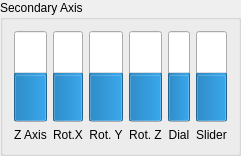
    <widget class="QGroupBox" name="groupBox_secAxis">
     <property name="title">
      <string>Secondary Axis</string>
     </property>
     <layout class="QGridLayout" name="gridLayout_buttons" columnstretch="0,0,0,0,0,0">
      <property name="sizeConstraint">
       <enum>QLayout::SizeConstraint::SetNoConstraint</enum>
      </property>
      <item row="1" column="3">
       <widget class="QLabel" name="label_axis_rz">
        <property name="text">
         <string>Rot. Z</string>
        </property>
        <property name="alignment">
         <set>Qt::AlignmentFlag::AlignCenter</set>
        </property>
       </widget>
      </item>
      <item row="0" column="0">
       <widget class="QProgressBar" name="progressBar_Z">
        <property name="sizePolicy">
         <sizepolicy hsizetype="Preferred" vsizetype="Expanding">
          <horstretch>0</horstretch>
          <verstretch>0</verstretch>
         </sizepolicy>
        </property>
        <property name="maximumSize">
         <size>
          <width>40</width>
          <height>16777215</height>
         </size>
        </property>
        <property name="minimum">
         <number>-32767</number>
        </property>
        <property name="maximum">
         <number>32767</number>
        </property>
        <property name="value">
         <number>0</number>
        </property>
        <property name="alignment">
         <set>Qt::AlignmentFlag::AlignCenter</set>
        </property>
        <property name="orientation">
         <enum>Qt::Orientation::Vertical</enum>
        </property>
       </widget>
      </item>
      <item row="1" column="4">
       <widget class="QLabel" name="label_dial">
        <property name="text">
         <string>Dial</string>
        </property>
        <property name="alignment">
         <set>Qt::AlignmentFlag::AlignCenter</set>
        </property>
       </widget>
      </item>
      <item row="1" column="2">
       <widget class="QLabel" name="label_axis_ry">
        <property name="text">
         <string>Rot. Y</string>
        </property>
        <property name="alignment">
         <set>Qt::AlignmentFlag::AlignCenter</set>
        </property>
       </widget>
      </item>
      <item row="1" column="5">
       <widget class="QLabel" name="label_slider">
        <property name="text">
         <string>Slider</string>
        </property>
        <property name="alignment">
         <set>Qt::AlignmentFlag::AlignCenter</set>
        </property>
       </widget>
      </item>
      <item row="1" column="0">
       <widget class="QLabel" name="label_axis_z">
        <property name="text">
         <string>Z Axis</string>
        </property>
        <property name="alignment">
         <set>Qt::AlignmentFlag::AlignCenter</set>
        </property>
       </widget>
      </item>
      <item row="1" column="1">
       <widget class="QLabel" name="label_axis_rx">
        <property name="text">
         <string>Rot.X</string>
        </property>
        <property name="alignment">
         <set>Qt::AlignmentFlag::AlignCenter</set>
        </property>
       </widget>
      </item>
      <item row="0" column="1">
       <widget class="QProgressBar" name="progressBar_RX">
        <property name="sizePolicy">
         <sizepolicy hsizetype="Preferred" vsizetype="Expanding">
          <horstretch>0</horstretch>
          <verstretch>0</verstretch>
         </sizepolicy>
        </property>
        <property name="maximumSize">
         <size>
          <width>40</width>
          <height>16777215</height>
         </size>
        </property>
        <property name="minimum">
         <number>-32767</number>
        </property>
        <property name="maximum">
         <number>32767</number>
        </property>
        <property name="value">
         <number>0</number>
        </property>
        <property name="alignment">
         <set>Qt::AlignmentFlag::AlignCenter</set>
        </property>
        <property name="orientation">
         <enum>Qt::Orientation::Vertical</enum>
        </property>
       </widget>
      </item>
      <item row="0" column="2">
       <widget class="QProgressBar" name="progressBar_RY">
        <property name="sizePolicy">
         <sizepolicy hsizetype="Preferred" vsizetype="Expanding">
          <horstretch>0</horstretch>
          <verstretch>0</verstretch>
         </sizepolicy>
        </property>
        <property name="maximumSize">
         <size>
          <width>40</width>
          <height>16777215</height>
         </size>
        </property>
        <property name="minimum">
         <number>-32767</number>
        </property>
        <property name="maximum">
         <number>32767</number>
        </property>
        <property name="value">
         <number>0</number>
        </property>
        <property name="alignment">
         <set>Qt::AlignmentFlag::AlignCenter</set>
        </property>
        <property name="orientation">
         <enum>Qt::Orientation::Vertical</enum>
        </property>
       </widget>
      </item>
      <item row="0" column="3">
       <widget class="QProgressBar" name="progressBar_RZ">
        <property name="sizePolicy">
         <sizepolicy hsizetype="Preferred" vsizetype="Expanding">
          <horstretch>0</horstretch>
          <verstretch>0</verstretch>
         </sizepolicy>
        </property>
        <property name="maximumSize">
         <size>
          <width>40</width>
          <height>16777215</height>
         </size>
        </property>
        <property name="minimum">
         <number>-32767</number>
        </property>
        <property name="maximum">
         <number>32767</number>
        </property>
        <property name="value">
         <number>0</number>
        </property>
        <property name="alignment">
         <set>Qt::AlignmentFlag::AlignCenter</set>
        </property>
        <property name="orientation">
         <enum>Qt::Orientation::Vertical</enum>
        </property>
       </widget>
      </item>
      <item row="0" column="4">
       <widget class="QProgressBar" name="progressBar_dial">
        <property name="sizePolicy">
         <sizepolicy hsizetype="Preferred" vsizetype="Expanding">
          <horstretch>0</horstretch>
          <verstretch>0</verstretch>
         </sizepolicy>
        </property>
        <property name="maximumSize">
         <size>
          <width>40</width>
          <height>16777215</height>
         </size>
        </property>
        <property name="minimum">
         <number>-32767</number>
        </property>
        <property name="maximum">
         <number>32767</number>
        </property>
        <property name="value">
         <number>0</number>
        </property>
        <property name="alignment">
         <set>Qt::AlignmentFlag::AlignCenter</set>
        </property>
        <property name="orientation">
         <enum>Qt::Orientation::Vertical</enum>
        </property>
       </widget>
      </item>
      <item row="0" column="5">
       <widget class="QProgressBar" name="progressBar_slider">
        <property name="sizePolicy">
         <sizepolicy hsizetype="Preferred" vsizetype="Expanding">
          <horstretch>0</horstretch>
          <verstretch>0</verstretch>
         </sizepolicy>
        </property>
        <property name="maximumSize">
         <size>
          <width>40</width>
          <height>16777215</height>
         </size>
        </property>
        <property name="minimum">
         <number>-32767</number>
        </property>
        <property name="maximum">
         <number>32767</number>
        </property>
        <property name="value">
         <number>0</number>
        </property>
        <property name="alignment">
         <set>Qt::AlignmentFlag::AlignCenter</set>
        </property>
        <property name="orientation">
         <enum>Qt::Orientation::Vertical</enum>
        </property>
       </widget>
      </item>
     </layout>
    </widget>
